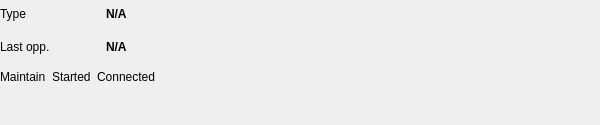
<?xml version="1.0" encoding="UTF-8"?>
<ui version="4.0">
 <class>CarrierDebugWidget</class>
 <widget class="QWidget" name="CarrierDebugWidget">
  <property name="geometry">
   <rect>
    <x>0</x>
    <y>0</y>
    <width>600</width>
    <height>125</height>
   </rect>
  </property>
  <property name="windowTitle">
   <string>Form</string>
  </property>
  <layout class="QGridLayout" name="gridLayout_2">
   <property name="leftMargin">
    <number>0</number>
   </property>
   <property name="topMargin">
    <number>0</number>
   </property>
   <property name="rightMargin">
    <number>0</number>
   </property>
   <property name="bottomMargin">
    <number>0</number>
   </property>
   <item row="0" column="0">
    <layout class="QGridLayout" name="gridLayout">
     <item row="1" column="0" colspan="2">
      <widget class="QLabel" name="label_6">
       <property name="sizePolicy">
        <sizepolicy hsizetype="Minimum" vsizetype="Minimum">
         <horstretch>0</horstretch>
         <verstretch>0</verstretch>
        </sizepolicy>
       </property>
       <property name="font">
        <font>
         <weight>50</weight>
         <bold>false</bold>
        </font>
       </property>
       <property name="text">
        <string>Last opp.</string>
       </property>
      </widget>
     </item>
     <item row="1" column="2">
      <widget class="QLabel" name="labelLastSendingOpportunity">
       <property name="sizePolicy">
        <sizepolicy hsizetype="Minimum" vsizetype="Minimum">
         <horstretch>0</horstretch>
         <verstretch>0</verstretch>
        </sizepolicy>
       </property>
       <property name="font">
        <font>
         <weight>75</weight>
         <bold>true</bold>
        </font>
       </property>
       <property name="text">
        <string>N/A</string>
       </property>
      </widget>
     </item>
     <item row="0" column="2">
      <widget class="QLabel" name="labelCarrierType">
       <property name="sizePolicy">
        <sizepolicy hsizetype="Minimum" vsizetype="Minimum">
         <horstretch>0</horstretch>
         <verstretch>0</verstretch>
        </sizepolicy>
       </property>
       <property name="font">
        <font>
         <weight>75</weight>
         <bold>true</bold>
        </font>
       </property>
       <property name="text">
        <string>N/A</string>
       </property>
      </widget>
     </item>
     <item row="0" column="0" colspan="2">
      <widget class="QLabel" name="label_5">
       <property name="sizePolicy">
        <sizepolicy hsizetype="Minimum" vsizetype="Minimum">
         <horstretch>0</horstretch>
         <verstretch>0</verstretch>
        </sizepolicy>
       </property>
       <property name="font">
        <font>
         <weight>50</weight>
         <bold>false</bold>
        </font>
       </property>
       <property name="text">
        <string>Type</string>
       </property>
      </widget>
     </item>
    </layout>
   </item>
   <item row="0" column="1" rowspan="2">
    <layout class="QVBoxLayout" name="verticalLayout_4">
     <item>
      <widget class="RateCalculatorWidget" name="widgetRateCalculatorRX" native="true"/>
     </item>
     <item>
      <widget class="RateCalculatorWidget" name="widgetRateCalculatorTX" native="true"/>
     </item>
    </layout>
   </item>
   <item row="1" column="0">
    <layout class="QHBoxLayout" name="horizontalLayout_2">
     <item>
      <layout class="QVBoxLayout" name="verticalLayout">
       <item>
        <widget class="QLabel" name="label_3">
         <property name="text">
          <string>Maintain</string>
         </property>
        </widget>
       </item>
       <item>
        <widget class="LightWidget" name="widgetStatusConnectionMaintained" native="true">
         <property name="sizePolicy">
          <sizepolicy hsizetype="Fixed" vsizetype="Fixed">
           <horstretch>0</horstretch>
           <verstretch>0</verstretch>
          </sizepolicy>
         </property>
         <property name="minimumSize">
          <size>
           <width>32</width>
           <height>32</height>
          </size>
         </property>
         <property name="maximumSize">
          <size>
           <width>32</width>
           <height>32</height>
          </size>
         </property>
         <property name="toolTip">
          <string>Validity of port. Green means OK.</string>
         </property>
        </widget>
       </item>
      </layout>
     </item>
     <item>
      <layout class="QVBoxLayout" name="verticalLayout_2">
       <item>
        <widget class="QLabel" name="label">
         <property name="text">
          <string>Started</string>
         </property>
        </widget>
       </item>
       <item>
        <widget class="LightWidget" name="widgetStatusConnectionStarted" native="true">
         <property name="sizePolicy">
          <sizepolicy hsizetype="Fixed" vsizetype="Fixed">
           <horstretch>0</horstretch>
           <verstretch>0</verstretch>
          </sizepolicy>
         </property>
         <property name="minimumSize">
          <size>
           <width>32</width>
           <height>32</height>
          </size>
         </property>
         <property name="maximumSize">
          <size>
           <width>32</width>
           <height>32</height>
          </size>
         </property>
         <property name="toolTip">
          <string>Validity of port. Green means OK.</string>
         </property>
        </widget>
       </item>
      </layout>
     </item>
     <item>
      <layout class="QVBoxLayout" name="verticalLayout_3">
       <item>
        <widget class="QLabel" name="label_2">
         <property name="text">
          <string>Connected</string>
         </property>
        </widget>
       </item>
       <item>
        <widget class="LightWidget" name="widgetStatusConnectionConnected" native="true">
         <property name="sizePolicy">
          <sizepolicy hsizetype="Fixed" vsizetype="Fixed">
           <horstretch>0</horstretch>
           <verstretch>0</verstretch>
          </sizepolicy>
         </property>
         <property name="minimumSize">
          <size>
           <width>32</width>
           <height>32</height>
          </size>
         </property>
         <property name="maximumSize">
          <size>
           <width>32</width>
           <height>32</height>
          </size>
         </property>
         <property name="toolTip">
          <string>Validity of port. Green means OK.</string>
         </property>
        </widget>
       </item>
      </layout>
     </item>
    </layout>
   </item>
  </layout>
 </widget>
 <customwidgets>
  <customwidget>
   <class>LightWidget</class>
   <extends>QWidget</extends>
   <header location="global">widgets/LightWidget.hpp</header>
   <container>1</container>
  </customwidget>
  <customwidget>
   <class>RateCalculatorWidget</class>
   <extends>QWidget</extends>
   <header location="global">widgets/debug/RateCalculatorWidget.hpp</header>
   <container>1</container>
  </customwidget>
 </customwidgets>
 <resources/>
 <connections/>
</ui>
